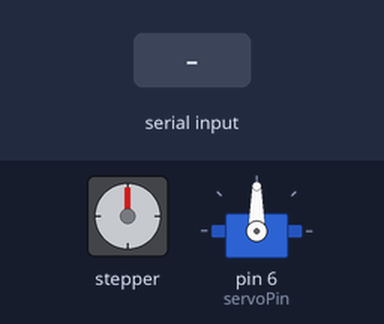
This sketch was run on a simulated Arduino Uno, built with avr-gcc and run on an emulated ATmega328P. On the bench: stepper motor, servo. Wiring (inferred from the names in the program): stepper motor driver (200 steps per turn assumed): step pin 3; direction pin 2. The inputs (shaded band) are chosen by the test bench.

Above: at 1.2 s.
1.3 s: "30,150\n" received over Serial
At 2.9 s:
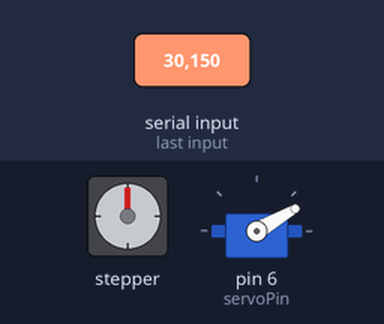
3.8 s: "5\n" received over Serial
At 5.9 s:
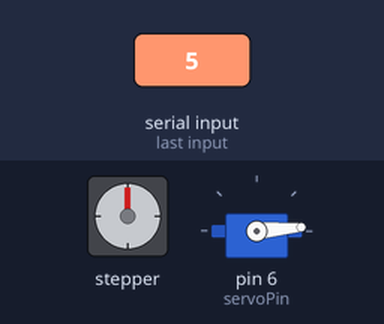
6.2 s: "200\n" received over Serial
At 7.8 s:
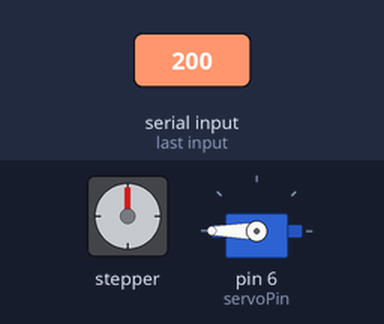
8.7 s: "90,45\n" received over Serial
At 12.0 s:
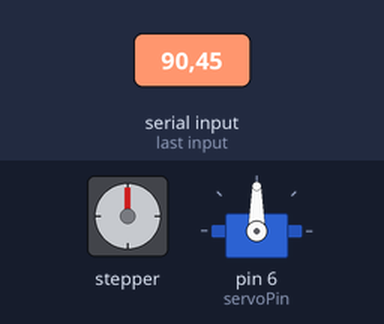
Timing chart, 0 to 12.7 s (numbered marks = the images above; inputs shaded):
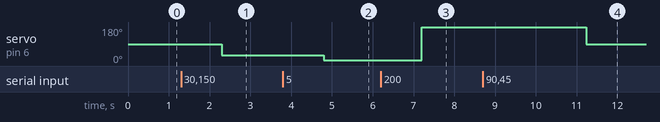

Measured:
- after the input at 1.3 s, servo on pin 6 (servoPin): 90° → 30° after 1.0 s
- after the input at 3.8 s, servo on pin 6 (servoPin): 30° → 5° after 1.0 s
- after the input at 6.2 s, servo on pin 6 (servoPin): 5° → 180° after 1.0 s
- after the input at 8.7 s, servo on pin 6 (servoPin): 180° → 90° after 2.5 s

The sketch:

swiftarduino.ino
```cpp
#define dirPin 2
#define stepPin 3

#include <Servo.h>

Servo servoUpDown;  // Create a servo object
int servoPin = 6;  // Replace with your servo's actual pin

bool checked = false;
float totalAngle = 0;

void setup() {
  // Declare pins as output:
  // pinMode(stepPin, OUTPUT);
  // pinMode(dirPin, OUTPUT);
  // digitalWrite(dirPin, HIGH);
  // stepper.setMaxSpeed(5000); // Adjust the maximum speed
  // stepper.setAcceleration(500); // Adjust the acceleration

  pinMode(stepPin, OUTPUT);
  pinMode(dirPin, OUTPUT);
  servoUpDown.attach(servoPin);  // Attach the servo to the specified pin
  servoUpDown.write(90);
  //Set the spinning direction CW/CCW:
  // digitalWrite(dirPin, HIGH);
  Serial.begin(115200);

}

void moveLeftToRight(int degrees){
    int steps = int((degrees/360.0) * 3200);
    if(steps > 0){
      digitalWrite(dirPin, HIGH);
      for (int i = 0; i < steps; i++) {
        digitalWrite(stepPin, HIGH);
        delayMicroseconds(500);
        digitalWrite(stepPin, LOW);
        delayMicroseconds(500);
      }
    }
    if(steps < 0){
      digitalWrite(dirPin, LOW);
      for (int i = steps; i < 0; i++) {
        digitalWrite(stepPin, HIGH);
        delayMicroseconds(500);
        digitalWrite(stepPin, LOW);
        delayMicroseconds(500);
      }
    }
    checked = true;
}


void loop() {
  // moveLeftToRight(10);
  // delay(1000);
  // int moveUpDownAngle = 75; // (subangle value from CV)
  // Ensure the angle is within the allowed range (0 to 90 degrees)
  //moveUpDownAngle = constrain(moveUpDownAngle, 0, 90);
  // Move the servo to the desired angle
  //servoUpDown.write(10);

  if(Serial.available() > 0){
    // String coord_str = Serial.readString();
    // int commaIndex = coord_str.indexOf(",");
    // int newlineIndex = coord_str.indexOf("\n");

    // String angleStr = coord_str.substring(0, commaIndex);
    // String yAngleStr = coord_str.substring(commaIndex + 1, newlineIndex);

    // int angle = angleStr.toInt();
    // int yAngle = yAngleStr.toInt();
    float angle = Serial.readString().toInt();
    for (int i = 0; i <= angle; i += 1) {
      servoUpDown.write(angle);
      delay(15);
    }

      // totalAngle += angle;
      // moveLeftToRight(totalAngle);
      // if(checked){
      //   totalAngle = 0;
      //   checked = false;
      // }
      //Serial.print(coord_str);
    // String input = Serial.readStringUntil('\n');  // Read the incoming data until a newline character is received
    // int commaIndex = input.indexOf(',');
    //     if (commaIndex != -1) {
    //         String x_str = input.substring(0, commaIndex);
    //         String y_str = input.substring(commaIndex + 1);
    //         int x_coord = x_str.toInt();
    //         int y_coord = y_str.toInt();

    //         // Process the coordinates as needed
    //         Serial.print("Received X: ");
    //         Serial.print(x_coord);
    //         Serial.print(", Y: ");
    //         Serial.println(y_coord);
    //     }

  }

  // stepper.run();
  // stepper.runToPosition();
  // int stepsToMove = 200 * 90 / 360; // Calculate the number of steps needed for the desired degrees

}
```
